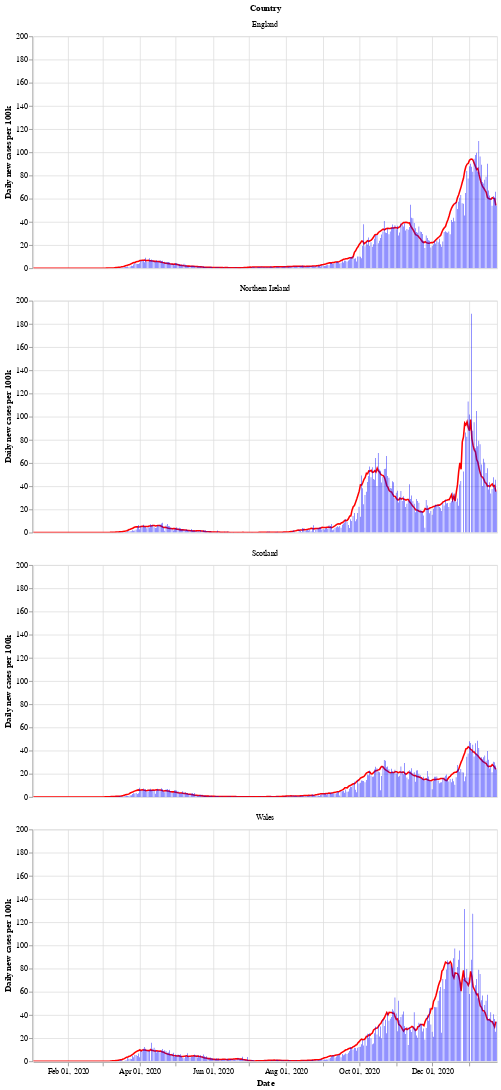

The notebook cell saved with this chart:
### Markdown cell above
Next is a bar chart of the number of new cases in each country (per 100k population), with the 7 day moving average of cases. Again we see that Wales saw a longer period of raising and falling cases compared to the other countries.

After a period of cases falling, each nation is now seeing a rise in the number of cases - especially in Wales.

### Code cell
# collapse
bars = alt.Chart(uk_cases).mark_bar().encode(
    x=alt.X("yearmonthdate(date):T", axis=alt.Axis(title='Date')),
    y=alt.Y("newCasesRate:Q", axis=alt.Axis(title='Daily new cases per 100k')),
    tooltip='newCasesRate',
    color=alt.condition(
        alt.datum.dailyChange > 0,
        alt.value("orange"),  # The positive color
        alt.value("blue")  # The negative color
    )
).properties(title='New cases per 100k population with rolling 7 day average', width=600).interactive()
line = alt.Chart(uk_cases).mark_line(
    color='red',
    size=2,
).transform_window(
    rolling_mean='mean(newCasesRate)',
    frame=[0, 7],
    groupby=['areaName']
).encode(
    x='yearmonthdate(date):T',
    y='rolling_mean:Q'
)
alt.layer(line, bars, data=uk_cases).facet(alt.Row('areaName', title='Country'), columns=1)

### Figure 1 — Vega-Lite specification as saved in the notebook (floating-point values rounded to 4 significant figures; data arrays with more than 128 entries replaced by an {"elided": "..."} marker saying what was removed)
{"config": {"view": {"continuousWidth": 400, "continuousHeight": 300}}, "data": {"name": "data-d6820a0e84e1e6159259e25c398be902"}, "facet": {"type": "nominal", "field": "areaName", "title": "Country"}, "spec": {"layer": [{"mark": {"type": "line", "color": "red", "size": 2}, "encoding": {"x": {"type": "temporal", "field": "date", "timeUnit": "yearmonthdate"}, "y": {"type": "quantitative", "field": "rolling_mean"}}, "transform": [{"window": [{"op": "mean", "field": "newCasesRate", "as": "rolling_mean"}], "frame": [0, 7], "groupby": ["areaName"]}]}, {"mark": "bar", "encoding": {"color": {"condition": {"value": "orange", "test": "(datum.dailyChange > 0)"}, "value": "blue"}, "tooltip": {"type": "quantitative", "field": "newCasesRate"}, "x": {"type": "temporal", "axis": {"title": "Date"}, "field": "date", "timeUnit": "yearmonthdate"}, "y": {"type": "quantitative", "axis": {"title": "Daily new cases per 100k"}, "field": "newCasesRate"}}, "selection": {"selector002": {"type": "interval", "bind": "scales", "encodings": ["x", "y"]}}, "title": "New cases per 100k population with rolling 7 day average", "width": 600}]}, "columns": 1, "$schema": "https://vega.github.io/schema/vega-lite/v4.8.1.json", "datasets": {"data-d6820a0e84e1e6159259e25c398be902": {"elided": "1548 records"}}}
